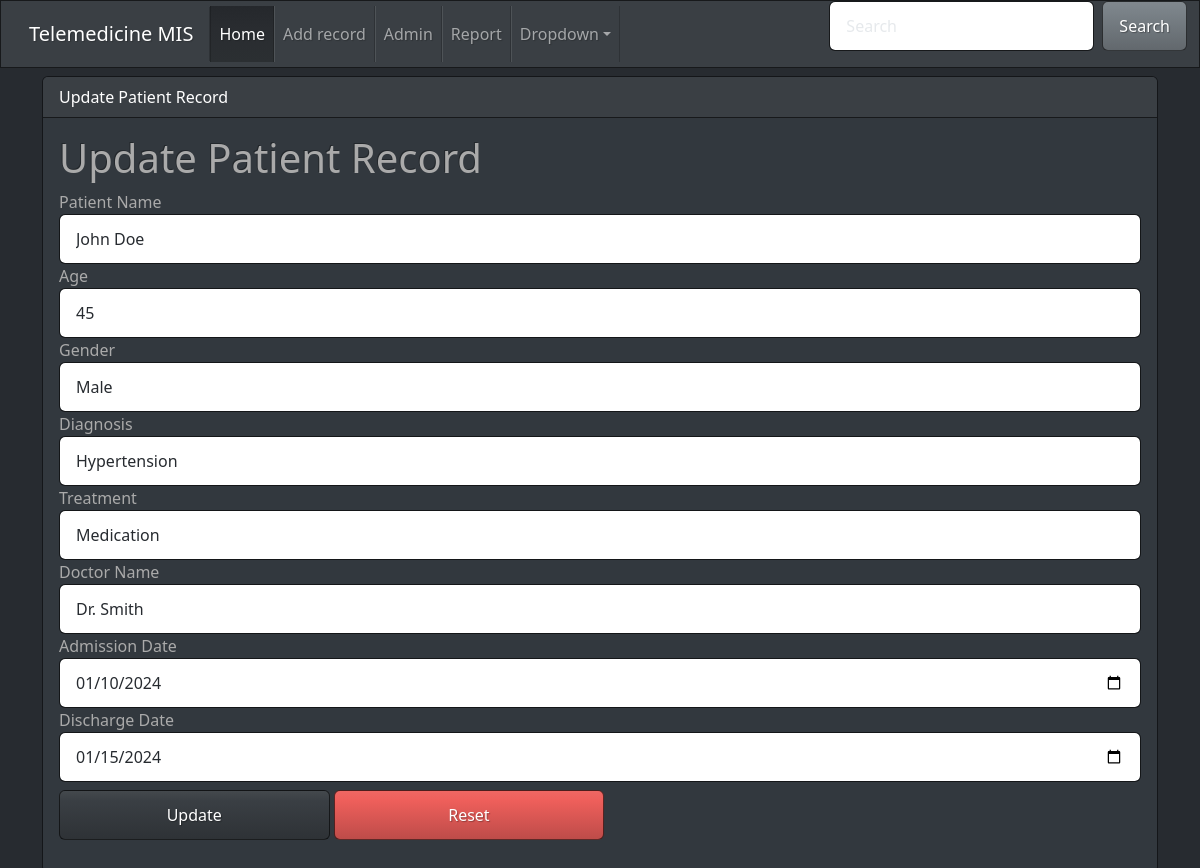
Page /update.php?id=1 on the committed database.
### tables this page shows
CREATE TABLE patient_records (
    id INT AUTO_INCREMENT PRIMARY KEY,
    patient_name VARCHAR(100) NOT NULL,
    age INT NOT NULL,
    gender VARCHAR(10) NOT NULL,
    diagnosis VARCHAR(255) NOT NULL,
    treatment VARCHAR(255) NOT NULL,
    doctor_name VARCHAR(100) NOT NULL,
    admission_date DATE NOT NULL,
    discharge_date DATE
);

### update.php (the view, shortened to what this page needs)
<?php
include("css.php");
include("nav.php");
$servername = "localhost";
$username = "root";
$password = "";
$dbname = "health_db";
$conn = new mysqli($servername, $username, $password, $dbname);
$id = intval($_GET['id']);
$sql = "SELECT * FROM patient_records WHERE id = $id";
$result = $conn->query($sql);
if ($result->num_rows > 0) {
    $row = $result->fetch_assoc();
} else {
    echo "No record found";
    exit;
}
?>
    <div class="container mt-2">
        <div class="card mt-1">
            <div class="card-header bg-primary text-white">Update Patient Record</div>
            <div class="card-body">
                <h1>Update Patient Record</h1>
                <form method="post" action="update.php?id=<?php echo $id; ?>">
                    <div class="form-group">
                        <label for="patient_name">Patient Name</label>
                        <input type="text" class="form-control" id="patient_name" name="patient_name" value="<?php echo $row['patient_name']; ?>" required>
                    </div>
                    <div class="form-group">
                        <label for="age">Age</label>
                        <input type="number" class="form-control" id="age" name="age" value="<?php echo $row['age']; ?>" required>
                    </div>
                    <div class="form-group">
                        <label for="gender">Gender</label>
                        <select class="form-control" id="gender" name="gender" required>
                            <option value="Male" <?php if ($row['gender'] == 'Male') echo 'selected'; ?>>Male</option>
                        </select>
                    </div>
                    <div class="form-group">
                        <label for="diagnosis">Diagnosis</label>
                        <input type="text" class="form-control" id="diagnosis" name="diagnosis" value="<?php echo $row['diagnosis']; ?>" required>
                    </div>
                    <div class="form-group">
                        <label for="treatment">Treatment</label>
                        <input type="text" class="form-control" id="treatment" name="treatment" value="<?php echo $row['treatment']; ?>" required>
                    </div>
                    <div class="form-group">
                        <label for="doctor_name">Doctor Name</label>
                        <input type="text" class="form-control" id="doctor_name" name="doctor_name" value="<?php echo $row['doctor_name']; ?>" required>
                    </div>
                    <div class="form-group">
                        <label for="admission_date">Admission Date</label>
                        <input type="date" class="form-control" id="admission_date" name="admission_date" value="<?php echo $row['admission_date']; ?>" required>
                    </div>
                    <div class="form-group">
                        <label for="discharge_date">Discharge Date</label>
                        <input type="date" class="form-control" id="discharge_date" name="discharge_date" value="<?php echo $row['discharge_date']; ?>" required>
                    </div>
                    <button type="submit" name="submit" class="btn btn-primary w-25 mt-2">Update</button>
                    <button type="reset" name="reset" class="btn btn-danger w-25 mt-2">Reset</button>
                </form>
            </div>
        </div>
    </div>
</body>
</html>

### rows in the picture
patient_records: patient_name "John Doe", age "45", gender "Male", diagnosis "Hypertension", treatment "Medication", doctor_name "Dr. Smith", admission_date "01/10/2024", discharge_date "01/15/2024"
